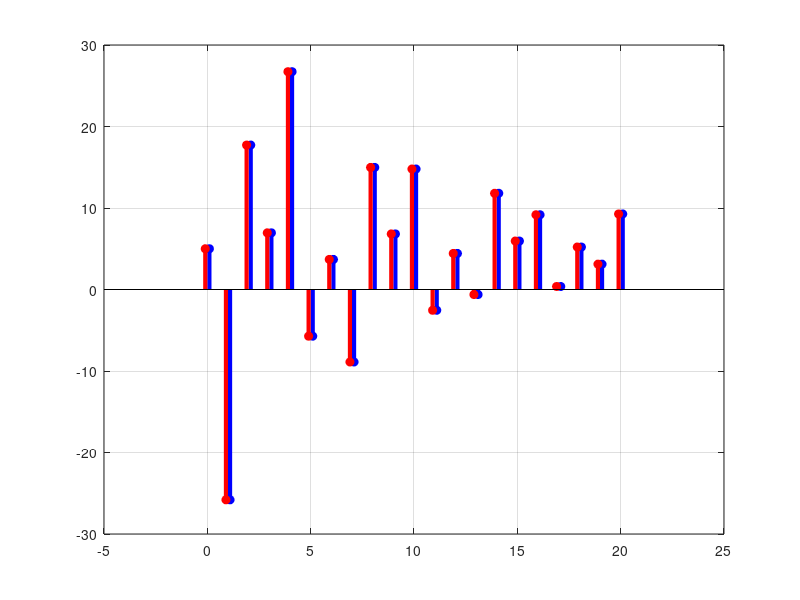

This figure's MATLAB source:
clear all;
A=[2 0.8;-4 -1.2];
b=[1 ; -2];
cT=[0.5 2];
d=1;

sys = ss(A,b,cT,d,1);

t=(0:20)';
u=zeros(21,1);
for k=0:20
    u(k+1)=-2+7*(-0.9)^k;
end
h=impulse(sys,t);
y=lsim(sys,u,t);

y1_=conv(h,u);

y1=y1_(1:21);

figure;
stem(t+0.1,y,'b', 'filled','LineWidth',3);
hold on;
stem(t-0.1,y1,'r', 'filled','LineWidth',3);
grid on

%s1=lsim(sys,u,t);